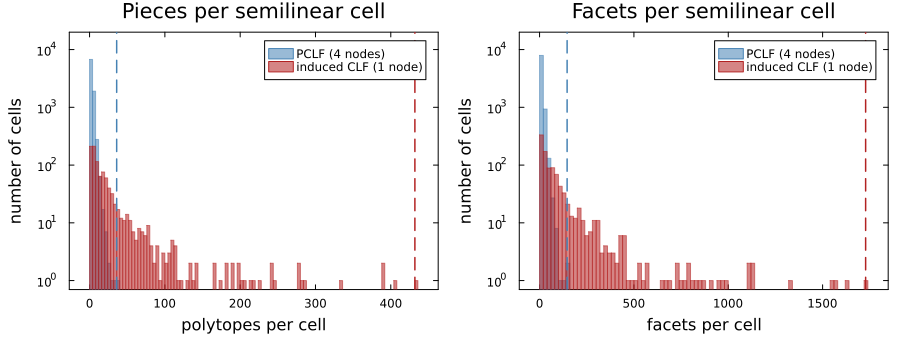

The Julia source for this figure:
# Where the geometric complexity goes.
#
# A path-complete certificate against the common Lyapunov function induced by it
# (`build_common_lyapunov`): the same certificate content, collapsed onto one node. The system,
# tolerances and observation regions are identical, so the only difference is whether the geometry
# sits in the template or in the memory.
#
# The total is essentially conserved — as the facet-budget bound requires, since it is bounded
# below by a quantity depending only on the system. What changes is the distribution, and that is
# what governs cost: the geometric operations of the refinement (pre-image, intersection, set
# difference) are superlinear in the facet count of the cells involved, so the same total spread
# over simpler cells is cheaper to manipulate.
#
# Produces the figure comparing the two distributions, written beside the script.

include(joinpath(dirname(@__DIR__), "common.jl"))

using Statistics
using Printf

const PCLF_FILE = joinpath(@__DIR__, "pclf_case.jld2")
const CLF_FILE = joinpath(@__DIR__, "clf_case.jld2")
const FIGURE_DIR = @__DIR__

function load_quotient(filename)
    isfile(filename) || error(
        "$(basename(filename)) missing — run pclf_vs_clf.jl first to build and cache the quotients.",
    )
    optimizer = import_optimizer_jld2(filename)
    return MOI.get(optimizer, MOI.RawOptimizerAttribute("bisimulation_quotient"))
end

bisim_pclf = load_quotient(PCLF_FILE)
bisim_clf = load_quotient(CLF_FILE)

parts_pclf, facets_pclf = PCQ.cell_complexities(bisim_pclf)
parts_clf, facets_clf = PCQ.cell_complexities(bisim_clf)

const QUANTILES = [0.5, 0.9, 0.99, 1.0]

println(
    rpad("", 12),
    rpad("cells", 8),
    rpad("Σ", 10),
    rpad("mean", 9),
    join([rpad("q$(q)", 9) for q in QUANTILES]),
)
println("-"^76)
for (name, values) in [
    ("PCLF pieces", parts_pclf),
    ("CLF pieces", parts_clf),
    ("PCLF facets", facets_pclf),
    ("CLF facets", facets_clf),
]
    println(
        rpad(name, 12),
        rpad(length(values), 8),
        rpad(sum(values), 10),
        rpad(round(mean(values); digits = 2), 9),
        join([rpad(round(quantile(values, q); digits = 1), 9) for q in QUANTILES]),
    )
end

@printf(
    "\nTotal facets: PCLF %d, CLF %d — ratio %.3f\n",
    sum(facets_pclf),
    sum(facets_clf),
    sum(facets_clf) / sum(facets_pclf),
)
@printf(
    "Worst cell:   PCLF %d facets, CLF %d facets — ratio %.1f×\n",
    maximum(facets_pclf),
    maximum(facets_clf),
    maximum(facets_clf) / maximum(facets_pclf),
)

# ---------------------------------------------------------
# Figure
# ---------------------------------------------------------
# Log counts: most cells are simple and a long tail is not, and the tail is the point.

gr()

function distribution_panel(pclf_values, clf_values; bins, xlabel, title)
    fig = histogram(
        pclf_values;
        bins = bins,
        yscale = :log10,
        alpha = 0.55,
        label = "PCLF (4 nodes)",
        color = :steelblue,
        linecolor = :steelblue,
        xlabel = xlabel,
        ylabel = "number of cells",
        title = title,
        ylims = (0.7, 2e4),
        legend = :topright,
        framestyle = :box,
        grid = false,
    )
    histogram!(
        fig,
        clf_values;
        bins = bins,
        yscale = :log10,
        alpha = 0.55,
        label = "induced CLF (1 node)",
        color = :firebrick,
        linecolor = :firebrick,
    )
    # The two maxima, which is where the separation actually lives.
    vline!(
        fig,
        [maximum(pclf_values)];
        color = :steelblue,
        ls = :dash,
        lw = 1.5,
        label = "",
    )
    vline!(fig, [maximum(clf_values)]; color = :firebrick, ls = :dash, lw = 1.5, label = "")
    return fig
end

pieces_panel = distribution_panel(
    parts_pclf,
    parts_clf;
    bins = 0:4:450,
    xlabel = "polytopes per cell",
    title = "Pieces per semilinear cell",
)
facets_panel = distribution_panel(
    facets_pclf,
    facets_clf;
    bins = 0:20:1800,
    xlabel = "facets per cell",
    title = "Facets per semilinear cell",
)

fig = plot(
    pieces_panel,
    facets_panel;
    layout = (1, 2),
    size = (900, 340),
    left_margin = 5Plots.mm,
    bottom_margin = 5Plots.mm,
    top_margin = 3Plots.mm,
)

mkpath(FIGURE_DIR)
savefig(fig, joinpath(FIGURE_DIR, "complexity_distribution.pdf"))
savefig(fig, joinpath(FIGURE_DIR, "complexity_distribution.png"))
println("\nwrote complexity_distribution.{pdf,png}")
display(fig)
